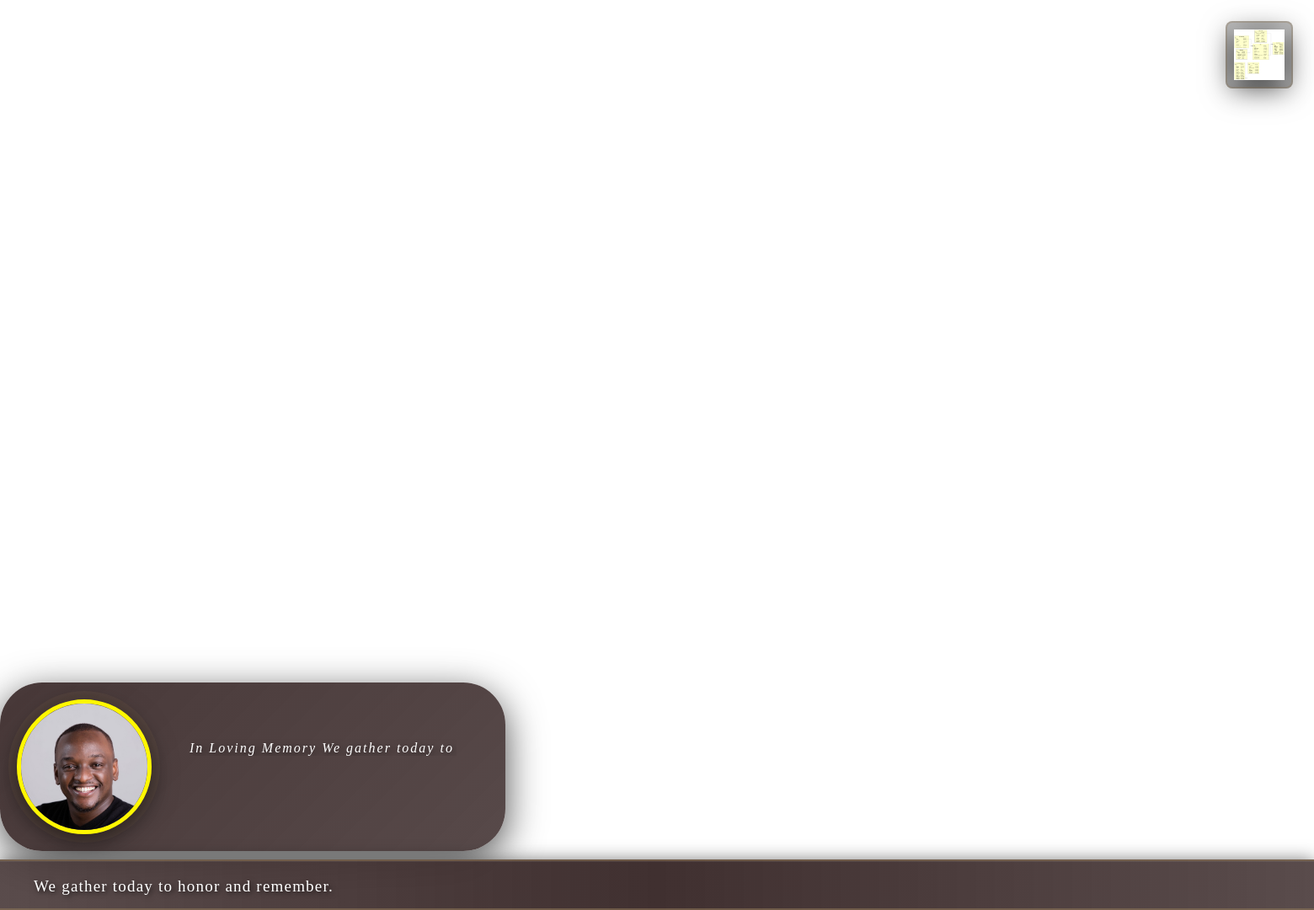
The page /display on the database its author committed.
### app.py (models this page shows, shortened)
class OverlaySettings(db.Model):
    __tablename__ = 'overlay_settings'
    id = db.Column(db.Integer, primary_key=True)
    category = db.Column(db.String(50), nullable=False, index=True)
    main_text = db.Column(db.String(200))
    secondary_text = db.Column(db.String(200))
    secondary_phrases = db.Column(db.Text)
    ticker_text = db.Column(db.String(500))
    company_name = db.Column(db.String(100))
    company_logo = db.Column(db.String(200))
    category_image = db.Column(db.String(200))
    show_category_image = db.Column(db.Boolean, default=True)
    show_company_logo = db.Column(db.Boolean, default=True)  # NEW FIELD
    secondary_rotation_enabled = db.Column(db.Boolean, default=False)
    secondary_display_duration = db.Column(db.Float, default=3.0)
    secondary_transition_type = db.Column(db.String(50), default='fade')
    secondary_transition_duration = db.Column(db.Float, default=0.5)
    bg_color = db.Column(db.String(7), default='#000000')
    accent_color = db.Column(db.String(7), default='#FFD700')
    text_color = db.Column(db.String(7), default='#FFFFFF')
    main_font_size = db.Column(db.Integer, default=32)
    secondary_font_size = db.Column(db.Integer, default=24)
    ticker_font_size = db.Column(db.Integer, default=18)
    border_radius = db.Column(db.Integer, default=10)
    font_family = db.Column(db.String(100), default='Arial, sans-serif')
    ticker_speed = db.Column(db.Integer, default=50)
    logo_size = db.Column(db.Integer, default=80)
    layout_style = db.Column(db.String(50), default='default')
    show_decorative_elements = db.Column(db.Boolean, default=True)
    opacity = db.Column(db.Float, default=0.9)
    entrance_animation = db.Column(db.String(50), default='slide-left')
    entrance_duration = db.Column(db.Float, default=1.0)
    entrance_delay = db.Column(db.Float, default=0.0)
    text_animation = db.Column(db.String(50), default='none')
    text_animation_speed = db.Column(db.Float, default=0.05)
    image_animation = db.Column(db.String(50), default='fade-in')
    image_animation_delay = db.Column(db.Float, default=0.3)
    logo_animation = db.Column(db.String(50), default='scale-in')
    logo_animation_delay = db.Column(db.Float, default=0.5)
    ticker_entrance = db.Column(db.String(50), default='slide-up')
    ticker_entrance_delay = db.Column(db.Float, default=0.8)
    is_visible = db.Column(db.Boolean, default=True)
    updated_at = db.Column(db.DateTime, default=datetime.utcnow, onupdate=datetime.utcnow)
    def get_secondary_phrases_list(self):
        if self.secondary_phrases:
            try:
                return json.loads(self.secondary_phrases)
            except:
                return []
        return []

### app.py (the view)
@app.route('/display')
def display():
    category = request.args.get('category', 'funeral')
    settings = OverlaySettings.query.filter_by(category=category).first()
    if not settings:
        settings = OverlaySettings(category=category)
        db.session.add(settings)
        db.session.commit()
    template_map = {
        'funeral': 'display_funeral.html',
        'wedding': 'display_wedding.html',
        'ceremony': 'display_ceremony.html'
    }
    template = template_map.get(category, 'display_funeral.html')
    return render_template(template, settings=settings, category=category)

### app.py (called while the page is built)
@app.context_processor
def inject_company_name():
    return dict(company_name=app.config['COMPANY_NAME'])

### templates/display_funeral.html (shortened to what this page needs)
<!DOCTYPE html>
<html lang="en">
<head>
</head>
<body>
    {% if settings.company_logo and settings.show_company_logo %}
    <img id="company-logo"
         src="{{ url_for('static', filename=settings.company_logo) }}"
         alt="Company Logo"
         class="logo-standalone">
    {% endif %}
    <div id="overlay-container" {% if not settings.is_visible %}class="hidden"{% endif %}>
        <div class="lower-third">
            <div class="lower-third-bg">
            </div>
            {% if settings.category_image and settings.show_category_image %}
            <div class="image-section">
                <img id="category-image"
                     src="{{ url_for('static', filename=settings.category_image) }}"
                     alt="Memorial Photo"
                     class="category-image">
            </div>
            {% endif %}
            <div class="content-section">
                <div class="text-content">
                    <div id="main-text" class="main-text"></div>
                    <div id="secondary-text-container" class="secondary-text-container"></div>
                </div>
            </div>
        </div>
        <div class="ticker-container">
            <div id="ticker-text" class="ticker-text">
                {{ settings.ticker_text or 'We gather today to honor and remember a life well lived.' }}
            </div>
        </div>
    </div>
</body>
</html>

### rows shown on the page
OverlaySettings: company_logo (picture), category_image (picture), ticker_text "We gather today to honor and remember."
